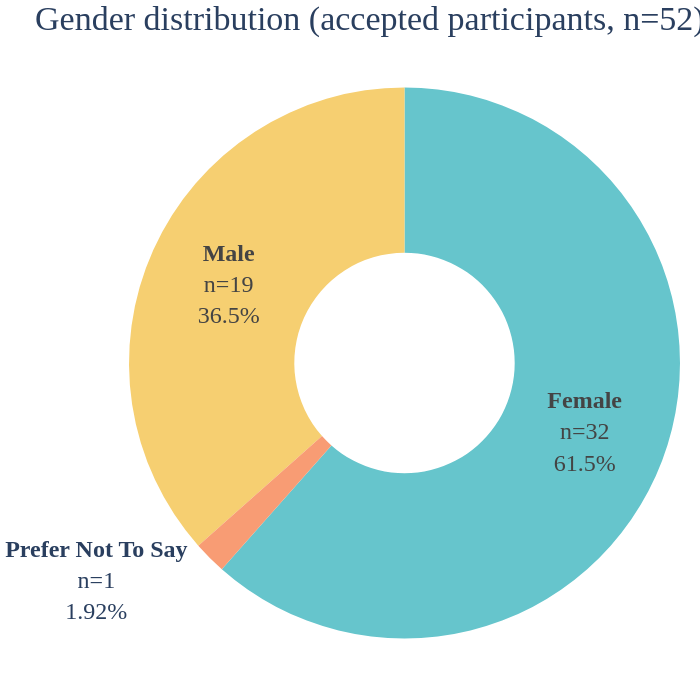

Notebook code for this chart:
### Markdown cell above
## Plotly donut charts
Interactive visuals to quickly scan gender distribution and age-band composition among accepted participants.

### Code cell
gender_fig = px.pie(
    gender_summary.reset_index(),
    names="Sex",
    values="count",
    hole=0.4,
    title=f"Gender distribution (accepted participants, n={total_participants})",
    color_discrete_sequence=px.colors.qualitative.Pastel,
)
# balance label visibility for print/export
gender_fig.update_traces(
    texttemplate="<b>%{label}</b><br>n=%{value}<br>%{percent}",
    textfont=dict(size=24, family="Times New Roman"),
    hovertemplate="%{label}: %{value} participants",
)
# square canvas so the two donuts sit side-by-side cleanly
gender_fig.update_layout(
    width=700,
    height=700,
    margin=dict(l=20, r=20, t=60, b=20),
    font=dict(size=24, family="Times New Roman"),
    showlegend=False,
)

# Save fig to plots (square export)
gender_fig.write_image("plots/demographics_gender_pie.png", width=1400, height=1400, scale=3)

# show fig
gender_fig

### Figure 1 — Plotly figure (JSON) as saved in the notebook; plotly's stock layout.template omitted (floating-point values rounded to 4 significant figures)
{"data": [{"domain": {"x": [0, 1], "y": [0, 1]}, "hole": 0.4, "hovertemplate": "%{label}: %{value} participants", "labels": ["Female", "Male", "Prefer Not To Say"], "legendgroup": "", "name": "", "showlegend": true, "textfont": {"family": "Times New Roman", "size": 24}, "texttemplate": "<b>%{label}</b><br>n=%{value}<br>%{percent}", "type": "pie", "values": [32, 19, 1]}], "layout": {"font": {"family": "Times New Roman", "size": 24}, "height": 700, "legend": {"tracegroupgap": 0}, "margin": {"b": 20, "l": 20, "r": 20, "t": 60}, "piecolorway": ["rgb(102, 197, 204)", "rgb(246, 207, 113)", "rgb(248, 156, 116)", "rgb(220, 176, 242)", "rgb(135, 197, 95)", "rgb(158, 185, 243)", "rgb(254, 136, 177)", "rgb(201, 219, 116)", "rgb(139, 224, 164)", "rgb(180, 151, 231)", "rgb(179, 179, 179)"], "showlegend": false, "title": {"text": "Gender distribution (accepted participants, n=52)"}, "width": 700}}
